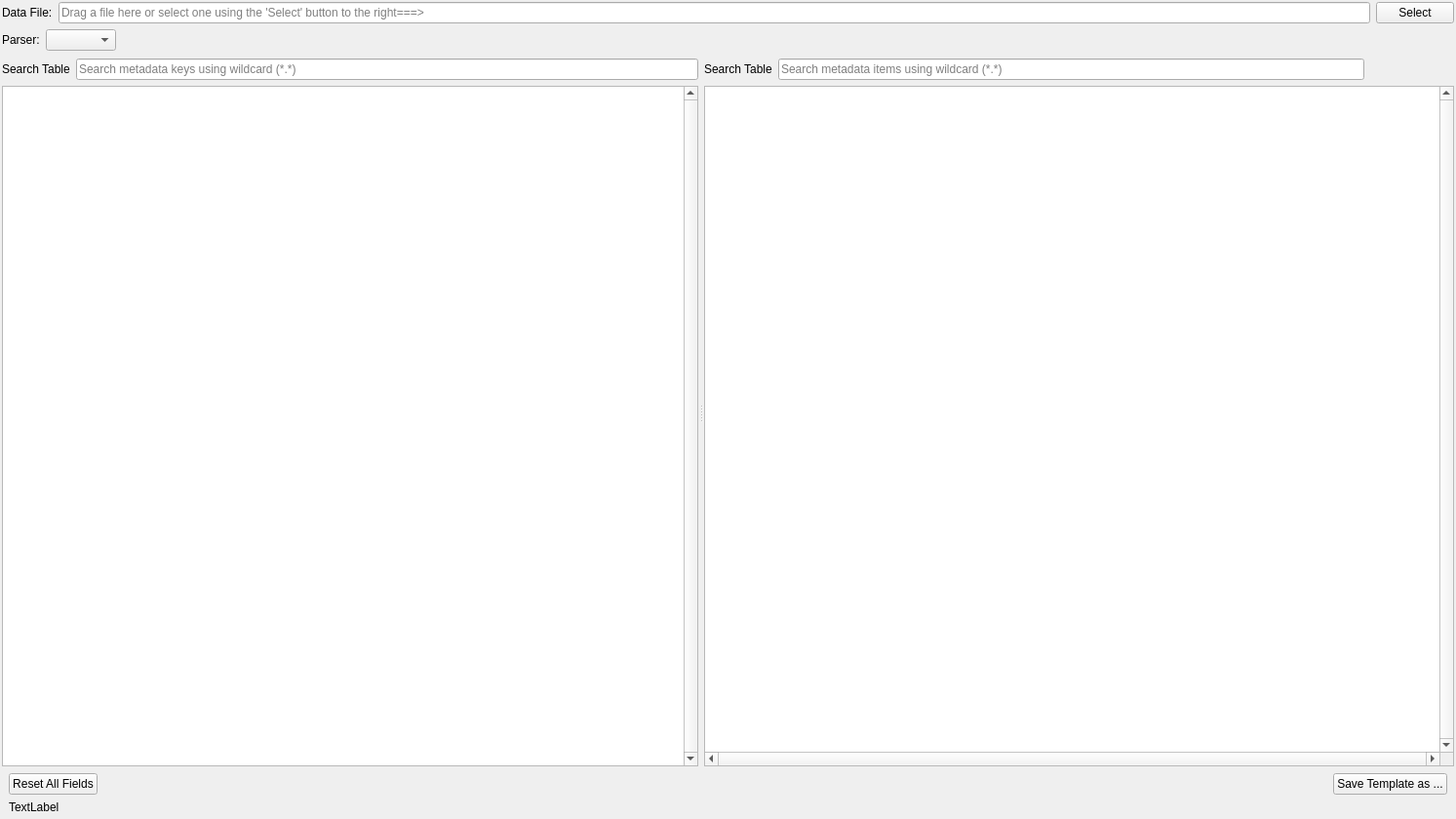
<?xml version="1.0" encoding="UTF-8"?>
<ui version="4.0">
 <class>CreateTemplateWidget</class>
 <widget class="QWidget" name="CreateTemplateWidget">
  <property name="geometry">
   <rect>
    <x>0</x>
    <y>0</y>
    <width>1493</width>
    <height>840</height>
   </rect>
  </property>
  <property name="windowTitle">
   <string>Create Template Widget</string>
  </property>
  <layout class="QGridLayout" name="gridLayout" rowstretch="0,1,0">
   <property name="leftMargin">
    <number>1</number>
   </property>
   <property name="topMargin">
    <number>1</number>
   </property>
   <property name="rightMargin">
    <number>1</number>
   </property>
   <property name="bottomMargin">
    <number>1</number>
   </property>
   <item row="0" column="0">
    <widget class="QWidget" name="dataFileParserWidget" native="true">
     <layout class="QGridLayout" name="gridLayout_2" rowstretch="0,0,0,0">
      <property name="leftMargin">
       <number>1</number>
      </property>
      <property name="topMargin">
       <number>1</number>
      </property>
      <property name="rightMargin">
       <number>1</number>
      </property>
      <property name="bottomMargin">
       <number>1</number>
      </property>
      <item row="3" column="0" colspan="3">
       <layout class="QHBoxLayout" name="horizontalLayout">
        <property name="topMargin">
         <number>0</number>
        </property>
        <item>
         <widget class="QLabel" name="fileParserLabel">
          <property name="sizePolicy">
           <sizepolicy hsizetype="Maximum" vsizetype="Preferred">
            <horstretch>0</horstretch>
            <verstretch>0</verstretch>
           </sizepolicy>
          </property>
          <property name="text">
           <string>Parser:</string>
          </property>
         </widget>
        </item>
        <item>
         <widget class="QComboBox" name="fileParserCombo">
          <property name="sizePolicy">
           <sizepolicy hsizetype="Preferred" vsizetype="Fixed">
            <horstretch>0</horstretch>
            <verstretch>0</verstretch>
           </sizepolicy>
          </property>
          <property name="toolTip">
           <string>The parser used to parse and extract the metadata from the data file above. </string>
          </property>
          <property name="currentText">
           <string/>
          </property>
          <property name="maxCount">
           <number>2147483647</number>
          </property>
          <property name="sizeAdjustPolicy">
           <enum>QComboBox::AdjustToContents</enum>
          </property>
          <property name="minimumContentsLength">
           <number>0</number>
          </property>
          <property name="iconSize">
           <size>
            <width>16</width>
            <height>16</height>
           </size>
          </property>
         </widget>
        </item>
        <item>
         <widget class="QLabel" name="parser_path_label">
          <property name="text">
           <string/>
          </property>
         </widget>
        </item>
        <item>
         <spacer name="horizontalSpacer">
          <property name="orientation">
           <enum>Qt::Horizontal</enum>
          </property>
          <property name="sizeType">
           <enum>QSizePolicy::Expanding</enum>
          </property>
          <property name="sizeHint" stdset="0">
           <size>
            <width>40</width>
            <height>20</height>
           </size>
          </property>
         </spacer>
        </item>
       </layout>
      </item>
      <item row="0" column="0" rowspan="2">
       <widget class="QLabel" name="data_file_label">
        <property name="sizePolicy">
         <sizepolicy hsizetype="Preferred" vsizetype="Preferred">
          <horstretch>0</horstretch>
          <verstretch>0</verstretch>
         </sizepolicy>
        </property>
        <property name="text">
         <string>Data File:</string>
        </property>
       </widget>
      </item>
      <item row="0" column="2" rowspan="2">
       <widget class="QPushButton" name="dataFileSelect">
        <property name="toolTip">
         <string>Select data file to use for metadata extraction</string>
        </property>
        <property name="text">
         <string>Select</string>
        </property>
       </widget>
      </item>
      <item row="0" column="1" rowspan="2">
       <widget class="QLineEdit" name="dataFileLineEdit">
        <property name="toolTip">
         <string>This data file will be used as the model to create the template file.</string>
        </property>
        <property name="text">
         <string/>
        </property>
        <property name="readOnly">
         <bool>true</bool>
        </property>
        <property name="placeholderText">
         <string>Drag a file here or select one using the 'Select' button to the right===&gt;</string>
        </property>
       </widget>
      </item>
     </layout>
    </widget>
   </item>
   <item row="1" column="0">
    <widget class="QSplitter" name="splitter">
     <property name="orientation">
      <enum>Qt::Horizontal</enum>
     </property>
     <widget class="QWidget" name="create_widget_2" native="true">
      <layout class="QGridLayout" name="gridLayout_9">
       <property name="leftMargin">
        <number>1</number>
       </property>
       <property name="topMargin">
        <number>1</number>
       </property>
       <property name="rightMargin">
        <number>1</number>
       </property>
       <property name="bottomMargin">
        <number>1</number>
       </property>
       <item row="0" column="0">
        <layout class="QHBoxLayout" name="horizontalLayout_5">
         <property name="rightMargin">
          <number>0</number>
         </property>
         <property name="bottomMargin">
          <number>0</number>
         </property>
         <item>
          <widget class="QLabel" name="create_label_2">
           <property name="text">
            <string>Search Table</string>
           </property>
          </widget>
         </item>
         <item>
          <widget class="QLineEdit" name="createTemplateTreeSearchBar">
           <property name="placeholderText">
            <string>Search metadata keys using wildcard (*.*)</string>
           </property>
          </widget>
         </item>
        </layout>
       </item>
       <item row="1" column="0">
        <widget class="QTreeView" name="metadataTreeView">
         <property name="sizePolicy">
          <sizepolicy hsizetype="Preferred" vsizetype="Expanding">
           <horstretch>0</horstretch>
           <verstretch>0</verstretch>
          </sizepolicy>
         </property>
         <property name="toolTip">
          <string>The metadata structure found inside the Data File.  Checked metadata entries are chosen to be included in the new template file and will appear in the table on the right.</string>
         </property>
         <property name="verticalScrollBarPolicy">
          <enum>Qt::ScrollBarAlwaysOn</enum>
         </property>
         <property name="alternatingRowColors">
          <bool>true</bool>
         </property>
        </widget>
       </item>
      </layout>
     </widget>
     <widget class="QWidget" name="create_widget_1" native="true">
      <property name="minimumSize">
       <size>
        <width>200</width>
        <height>0</height>
       </size>
      </property>
      <layout class="QGridLayout" name="gridLayout_8" rowstretch="0,0,0,0,0,1">
       <property name="leftMargin">
        <number>1</number>
       </property>
       <property name="topMargin">
        <number>1</number>
       </property>
       <property name="rightMargin">
        <number>1</number>
       </property>
       <property name="bottomMargin">
        <number>1</number>
       </property>
       <item row="3" column="0" rowspan="3" colspan="6">
        <widget class="QTableView" name="metadata_table_view">
         <property name="sizePolicy">
          <sizepolicy hsizetype="Expanding" vsizetype="Expanding">
           <horstretch>1</horstretch>
           <verstretch>0</verstretch>
          </sizepolicy>
         </property>
         <property name="acceptDrops">
          <bool>true</bool>
         </property>
         <property name="toolTip">
          <string>The metadata chosen to be included in the new template file.</string>
         </property>
         <property name="verticalScrollBarPolicy">
          <enum>Qt::ScrollBarAlwaysOn</enum>
         </property>
         <property name="horizontalScrollBarPolicy">
          <enum>Qt::ScrollBarAlwaysOn</enum>
         </property>
         <property name="sizeAdjustPolicy">
          <enum>QAbstractScrollArea::AdjustToContents</enum>
         </property>
         <property name="editTriggers">
          <set>QAbstractItemView::AnyKeyPressed|QAbstractItemView::DoubleClicked</set>
         </property>
         <property name="showDropIndicator" stdset="0">
          <bool>true</bool>
         </property>
         <property name="dragEnabled">
          <bool>true</bool>
         </property>
         <property name="dragDropOverwriteMode">
          <bool>false</bool>
         </property>
         <property name="dragDropMode">
          <enum>QAbstractItemView::InternalMove</enum>
         </property>
         <property name="defaultDropAction">
          <enum>Qt::MoveAction</enum>
         </property>
         <property name="alternatingRowColors">
          <bool>true</bool>
         </property>
         <property name="selectionBehavior">
          <enum>QAbstractItemView::SelectRows</enum>
         </property>
         <property name="showGrid">
          <bool>false</bool>
         </property>
         <property name="sortingEnabled">
          <bool>true</bool>
         </property>
         <property name="cornerButtonEnabled">
          <bool>false</bool>
         </property>
         <attribute name="horizontalHeaderStretchLastSection">
          <bool>true</bool>
         </attribute>
         <attribute name="verticalHeaderVisible">
          <bool>false</bool>
         </attribute>
         <attribute name="verticalHeaderMinimumSectionSize">
          <number>15</number>
         </attribute>
        </widget>
       </item>
       <item row="1" column="0" colspan="6">
        <layout class="QHBoxLayout" name="horizontalLayout_4">
         <property name="rightMargin">
          <number>0</number>
         </property>
         <property name="bottomMargin">
          <number>0</number>
         </property>
         <item>
          <widget class="QLabel" name="create_label_1">
           <property name="text">
            <string>Search Table</string>
           </property>
          </widget>
         </item>
         <item>
          <widget class="QLineEdit" name="createTemplateListSearchBar">
           <property name="sizePolicy">
            <sizepolicy hsizetype="Expanding" vsizetype="Preferred">
             <horstretch>1</horstretch>
             <verstretch>0</verstretch>
            </sizepolicy>
           </property>
           <property name="placeholderText">
            <string>Search metadata items using wildcard (*.*)</string>
           </property>
          </widget>
         </item>
         <item>
          <widget class="QPushButton" name="appendCreateTableRowButton">
           <property name="sizePolicy">
            <sizepolicy hsizetype="Fixed" vsizetype="Preferred">
             <horstretch>0</horstretch>
             <verstretch>0</verstretch>
            </sizepolicy>
           </property>
           <property name="minimumSize">
            <size>
             <width>40</width>
             <height>0</height>
            </size>
           </property>
           <property name="maximumSize">
            <size>
             <width>40</width>
             <height>16777215</height>
            </size>
           </property>
           <property name="toolTip">
            <string>Add a Custom Value that will be included with every use of the template</string>
           </property>
           <property name="text">
            <string/>
           </property>
           <property name="icon">
            <iconset resource="../../../resources.qrc">
             <normaloff>:/resources/Images/plus@2x.png</normaloff>:/resources/Images/plus@2x.png</iconset>
           </property>
           <property name="flat">
            <bool>true</bool>
           </property>
          </widget>
         </item>
         <item>
          <widget class="QPushButton" name="removeCreateTableRowButton">
           <property name="sizePolicy">
            <sizepolicy hsizetype="Fixed" vsizetype="Preferred">
             <horstretch>0</horstretch>
             <verstretch>0</verstretch>
            </sizepolicy>
           </property>
           <property name="minimumSize">
            <size>
             <width>40</width>
             <height>0</height>
            </size>
           </property>
           <property name="maximumSize">
            <size>
             <width>40</width>
             <height>16777215</height>
            </size>
           </property>
           <property name="toolTip">
            <string>Remove selected metadata items from the table</string>
           </property>
           <property name="text">
            <string/>
           </property>
           <property name="icon">
            <iconset resource="../../../resources.qrc">
             <normaloff>:/resources/Images/trash_can@2x.png</normaloff>:/resources/Images/trash_can@2x.png</iconset>
           </property>
           <property name="iconSize">
            <size>
             <width>18</width>
             <height>18</height>
            </size>
           </property>
           <property name="flat">
            <bool>true</bool>
           </property>
          </widget>
         </item>
        </layout>
       </item>
      </layout>
     </widget>
    </widget>
   </item>
   <item row="2" column="0">
    <layout class="QGridLayout" name="gridLayout_4">
     <property name="leftMargin">
      <number>8</number>
     </property>
     <property name="topMargin">
      <number>0</number>
     </property>
     <property name="rightMargin">
      <number>8</number>
     </property>
     <property name="bottomMargin">
      <number>4</number>
     </property>
     <item row="0" column="0">
      <widget class="QPushButton" name="clearCreateButton">
       <property name="toolTip">
        <string>Reset all 'Create Template' input fields. All fields will be reset to an empty state.</string>
       </property>
       <property name="text">
        <string>Reset All Fields</string>
       </property>
      </widget>
     </item>
     <item row="0" column="2">
      <widget class="QPushButton" name="saveTemplateButton">
       <property name="toolTip">
        <string>Save Values to a .ez template file. You can also use standard 'Save' Shortcut key</string>
       </property>
       <property name="text">
        <string>Save Template as ...</string>
       </property>
       <property name="default">
        <bool>false</bool>
       </property>
       <property name="flat">
        <bool>false</bool>
       </property>
      </widget>
     </item>
     <item row="0" column="1">
      <spacer name="horizontalSpacer_5">
       <property name="orientation">
        <enum>Qt::Horizontal</enum>
       </property>
       <property name="sizeHint" stdset="0">
        <size>
         <width>1227</width>
         <height>20</height>
        </size>
       </property>
      </spacer>
     </item>
     <item row="1" column="0" colspan="3">
      <widget class="QLabel" name="error_label">
       <property name="text">
        <string>TextLabel</string>
       </property>
      </widget>
     </item>
    </layout>
   </item>
  </layout>
 </widget>
 <resources>
  <include location="../../../resources.qrc"/>
 </resources>
 <connections/>
</ui>
